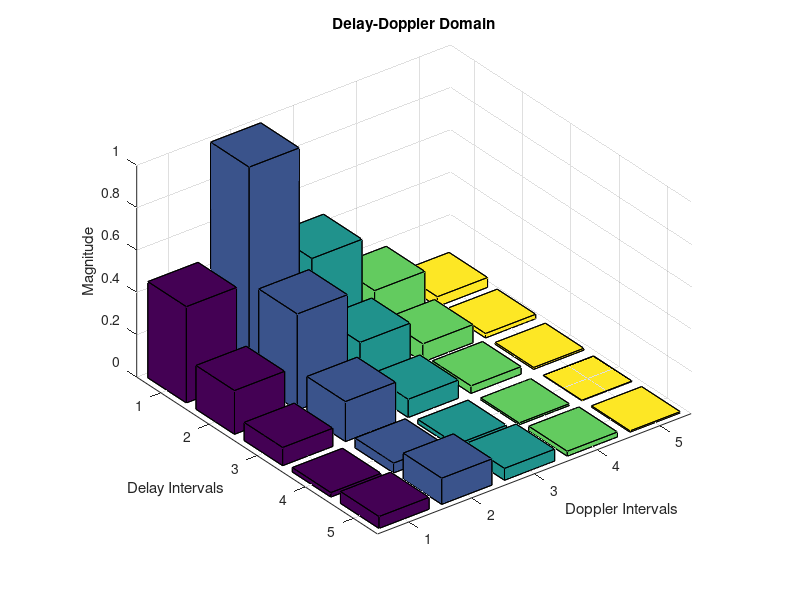
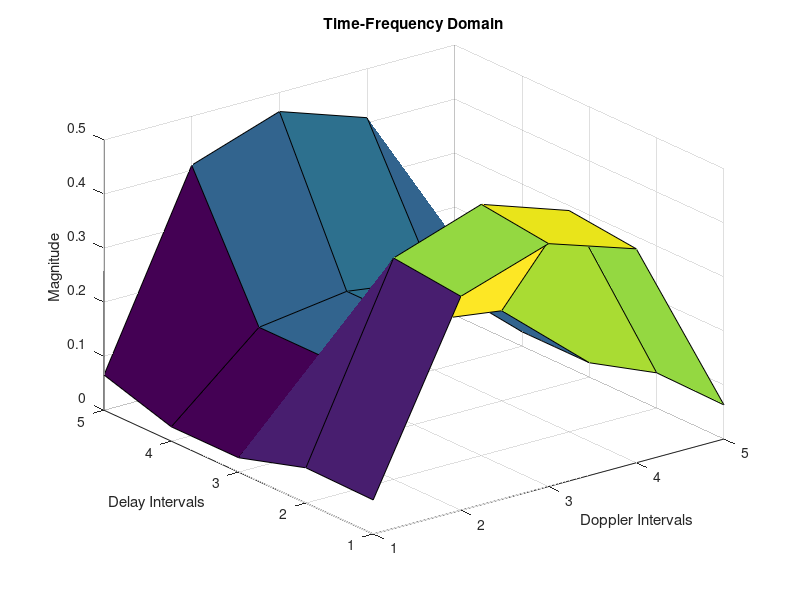
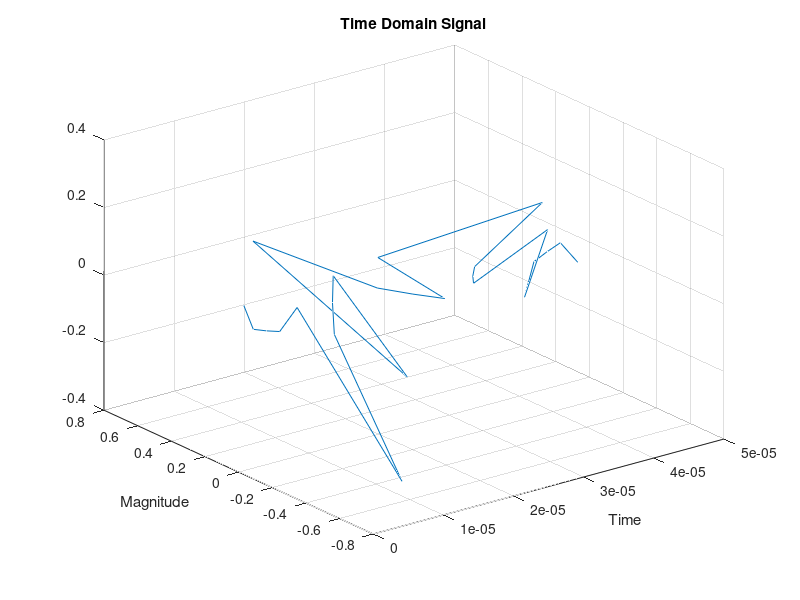
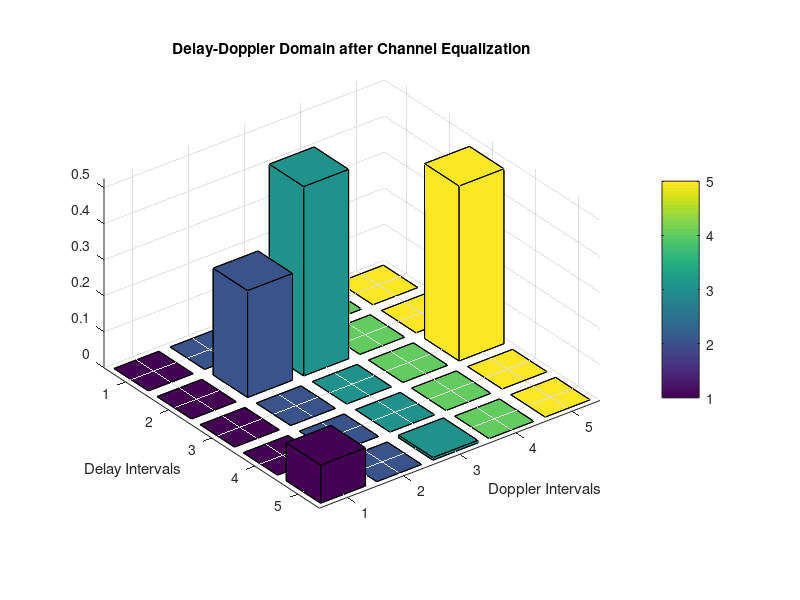

MATLAB code for these plots, in order:
clc;
clear;
close all;
%--------------------------------------------------------------------------
%delay Doppler grid dimensions
%span of delay axis
T = 50e-6;
%span of Doppler axis
Delf = 20e3;
%number of cells along Doppler
M = input("Enter the value of M: ");
%Number of cells across Delay
N = input("Enter the value of N: ");
%channel paths
P = input("Enter the value of P: ");
%delay axis
delay_axis = 0:T/N:T-T/N;
%Doppler axis
doppler_axis = -Delf/2:Delf/N:Delf/2-Delf/N;
%% %transmit signal
dd_xmit = zeros(N,M);
%ideal pulse transmit signal in dd domain
%dd_xmit(1,2) = 1;
%dd_xmit(1,4) = 1;
%delay axis location of symbol
tx_symbol_n = 0;
%Doppler axis location of symbol
tx_symbol_m = 1;
for i = 1:length(tx_symbol_n)
    n=N/2-tx_symbol_n(i);m=M/2-tx_symbol_m(i);
    [M_ax,N_ax] = meshgrid((-M/2+m:M/2+m-1),(-N/2+n:N/2+n-1));
    dd_xmit = dd_xmit + sinc(M_ax/(0.5*pi)).*sinc(N_ax/(0.5*pi));
end
%% ISFFT to convert to time-frequency grid
X = fftshift(fft(fftshift(ifft(dd_xmit).',1)).',2); %Method 1
%X = fft(ifft(dd_xmit).').'/sqrt(M/N); %Method 2
%% Heisenberg transform to convert to time domain transmit signal
s_mat = ifft(X,M,1)*sqrt(M); % Heisenberg transform %Method 1
%s_mat = ifft(X.')*sqrt(M); %Method 2
s = s_mat(:);
%% channel equalization
r = zeros(size(s));

%channel_delay = [10,12,13]; %Method 1
%channel_doppler = [2,3,4]; %Method 1

channel_coefficients = rand(P, 1); % Channel coefficients
channel_delay = randi([1, M], P, 1); % Delay shifts %Method 2
channel_doppler = randi([1, N], P, 1); % Doppler shifts %Method 2

for i=1:length(channel_delay)
    r = r + circshift(s.*exp(-1j*2*pi*channel_doppler(i)/(M*N).*(1:M*N)'),-channel_delay(i));
end

Y_DD = zeros(M, N);
for i = 1:P
    Y_DD(channel_delay(i), channel_doppler(i)) = channel_coefficients(i);
end
Y_DD_equalized = Y_DD;

snr = 30;
r = awgn(r,snr);
time_axis = (0:1/(M*N):1-1/(M*N))*T;
%% Receiver
r_mat = reshape(r,N,M);
% Wigner transform to convert to time frequency grid
Y = fft(r_mat,M,1)/sqrt(M); % Wigner transform %Method 1

%Y = fft(r_mat)/sqrt(M); % Wigner transform %Method 2
%Y = Y.'; %Method 2

% SFFT to transform to DD domain again
dd_rx = fftshift(ifft(fftshift(fft(Y).')).'); %Method 1
%dd_rx = ifft(fft(Y).').'/sqrt(N/M); %Method 2
%% plots (Method 1)
%figure;
%title("Transmit side");
%subplot(3,1,1);
%bar3(doppler_axis,delay_axis, abs(dd_xmit))
%subplot(3,1,2);
%surf(doppler_axis,delay_axis, real(X))
%subplot(3,1,3);
%plot3(time_axis,abs(s).*cos(angle(s)),abs(s).*sin(angle(s)));
%grid on

%figure;
%bar3(Y_DD_equalized);
%colorbar;
%xlabel('Doppler Intervals');
%ylabel('Delay Intervals');
%title('Delay-Doppler Domain Representation of OTFS Symbols after Channel Equalization');

%figure;
%title("Receive side");
%subplot(3,1,1);
%plot3(time_axis,abs(r).*cos(angle(r)),abs(r).*sin(angle(r)));
%grid on
%subplot(3,1,2);
%surf(doppler_axis,delay_axis, real(Y))
%subplot(3,1,3);
%bar3(doppler_axis,delay_axis, abs(dd_rx))
%% plots (Method 2)
figure('Name','Transmit side');
bar3(abs(dd_xmit));
xlabel('Doppler Intervals');
ylabel('Delay Intervals');
zlabel('Magnitude');
title('Delay-Doppler Domain');
%--------------------------------------------------------------------------
figure('Name','Transmit side');
surf(abs(X));
xlabel('Doppler Intervals');
ylabel('Delay Intervals');
zlabel('Magnitude');
title('Time-Frequency Domain');
%--------------------------------------------------------------------------
figure('Name','Transmit side');
plot3(time_axis,abs(s).*cos(angle(s)),abs(s).*sin(angle(s)));
grid on
xlabel('Time');
ylabel('Magnitude');
title('Time Domain Signal');
%--------------------------------------------------------------------------
figure('Name','Channel Equalization');
bar3(Y_DD_equalized);
colorbar;
xlabel('Doppler Intervals');
ylabel('Delay Intervals');
title('Delay-Doppler Domain after Channel Equalization');
%--------------------------------------------------------------------------
figure('Name','Receive side');
plot3(time_axis,abs(r).*cos(angle(r)),abs(r).*sin(angle(r)));
grid on
xlabel('Time');
ylabel('Magnitude');
title('Time Domain Signal');
%--------------------------------------------------------------------------
figure('Name','Receive side');
surf(abs(Y))
xlabel('Doppler Intervals');
ylabel('Delay Intervals');
zlabel('Magnitude');
title('Time-Frequency Domain');
%--------------------------------------------------------------------------
figure('Name','Receive side');
bar3(abs(dd_rx))
xlabel('Doppler Intervals');
ylabel('Delay Intervals');
zlabel('Magnitude');
title('Delay-Doppler Domain');